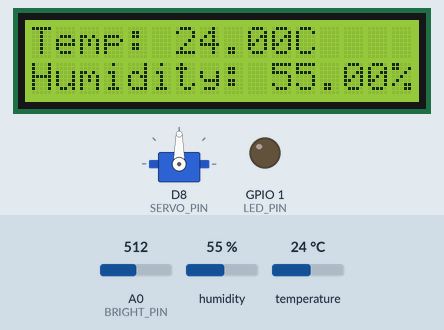
This sketch was run on a simulated ESP8266 (NodeMCU). Parts: 16×2 character LCD, servo, output pins drawn as LEDs (lit = HIGH). The test bench sets the inputs (shaded band); at power-on: A0 (BRIGHT_PIN) = 512, humidity 55 %, temperature 24 °C. WiFi joins after 1.5 s; servers stay silent unless stated; the Firebase database answers and starts empty; what the sketch prints to the serial monitor is not drawn.

Above: at 3.2 s.
At 24.7 s:
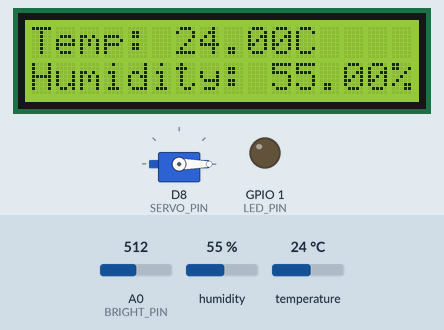
Timing chart, 0 to 26.2 s (numbered marks = the images above):
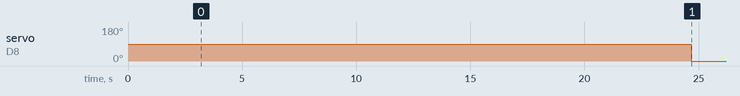

Measured:
- by itself, servo on D8 (SERVO_PIN): 90° → 0° at 24.7 s

The sketch:

project.ino
```cpp
#include <ESP8266WiFi.h>  // WIFI
#include <Firebase_ESP_Client.h>  // Firebase
#include <addons/RTDBHelper.h>  // Firebase
#include "DHT.h"  //DHT
#include <Wire.h> //LCD
#include <LiquidCrystal_I2C.h>  //LCD
#include <Servo.h>  // 서보

#define WIFI_SSID "와이파이 이름"
#define WIFI_PASSWORD "비밀번호"
#define DATABASE_URL "https:" // RTDB의 URL
#define DATABASE_SECRET ""    // RTDB의 비밀번호
#define BRIGHT_PIN A0
#define DHT_PIN D7
#define DHTTYPE DHT11
#define LED_PIN D10
#define SERVO_PIN D8

Servo myservo;
DHT dht(DHT_PIN, DHTTYPE);
LiquidCrystal_I2C lcd(0x27, 16, 2);
int readLEDstate = LOW;
int readServostate = 0;

FirebaseData fbdo;
FirebaseAuth auth;
FirebaseConfig config;
unsigned long dataMillis = 0;

void setup(){
  Serial.begin(9600);
  dht.begin();
  lcd.init();
  lcd.backlight();
  WiFi.begin(WIFI_SSID, WIFI_PASSWORD);
  myservo.attach(SERVO_PIN);

  while (WiFi.status() != WL_CONNECTED) {
    Serial.print(".");
    delay(1000);
  }

  Serial.println("");
  Serial.println("WiFi connected.");
  Serial.println("IP address: ");
  Serial.println(WiFi.localIP());
  Serial.println();

  Serial.printf("Firebase Client v%s\n\n", FIREBASE_CLIENT_VERSION);
  config.database_url = DATABASE_URL;
  config.signer.tokens.legacy_token = DATABASE_SECRET;
  Firebase.reconnectWiFi(true);
  Firebase.begin(&config, &auth);
  delay(1000);
  pinMode(LED_PIN, OUTPUT);
}

void loop(){

  lcd.clear(); // 화면을 지워줍니다.
  lcd.setCursor(0, 0); // 첫 번째 줄로 커서 이동
  lcd.print("Temp: ");
  lcd.print(dht.readTemperature());
  lcd.print("C");
  lcd.setCursor(0, 1); // 두 번째 줄로 커서 이동
  lcd.print("Humidity: ");
  lcd.print(dht.readHumidity());
  lcd.print("%");

  if (millis() - dataMillis > 2000) {
    dataMillis = millis();

    if(Firebase.RTDB.setInt(&fbdo, "/bright", analogRead(A0))){
      delay(5000);

      if( Firebase.RTDB.getInt(&fbdo, "/bright"))
      {
        String temp = fbdo.to<const char *>();
        int brightness = temp.toInt();
        Serial.print("brightness : ");
        Serial.println(brightness);
      } else Serial.println(fbdo.errorReason().c_str());
    }
    if(Firebase.RTDB.setInt(&fbdo, "/humidity", dht.readHumidity())){
      delay(5000);

      if( Firebase.RTDB.getInt(&fbdo, "/humidity"))
      {
        String temp = fbdo.to<const char *>();
        int humidity = temp.toInt();
        Serial.print("humidity : ");
        Serial.println(humidity);
      } else Serial.println(fbdo.errorReason().c_str());
    }
    if(Firebase.RTDB.setInt(&fbdo, "/temperature", dht.readTemperature())){
      delay(5000);

      if( Firebase.RTDB.getInt(&fbdo, "/temperature"))
      {
        String temp = fbdo.to<const char *>();
        int temperature = temp.toInt();
        Serial.print("temperature : ");
        Serial.println(temperature);
      } else Serial.println(fbdo.errorReason().c_str());
    }
    if(Firebase.RTDB.getInt(&fbdo, "/ledcontrol/ledauto")){
      String temp = fbdo.to<const char *>();
      int ledauto = temp.toInt();
      if(ledauto == 1){
        if( dht.readHumidity() > 50)
        {
          Firebase.RTDB.setInt(&fbdo, "/ledcontrol/ledautoval", 0);
        } else Firebase.RTDB.setInt(&fbdo, "/ledcontrol/ledautoval", 1);

        if( Firebase.RTDB.getInt(&fbdo, "/ledcontrol/ledautoval")) {
          String temp = fbdo.to<const char *>();
          readLEDstate = temp.toInt();
          Serial.print("LED state: ");
          Serial.println(readLEDstate);
        } else Serial.println(fbdo.errorReason().c_str());

        digitalWrite(LED_PIN, readLEDstate);
        delay(5000);
      }
      else{
        if( Firebase.RTDB.getInt(&fbdo, "/ledcontrol/ledsetval")) {
          String temp = fbdo.to<const char *>();
          readLEDstate = temp.toInt();
          Serial.print("LED state: ");
          Serial.println(readLEDstate);
        } else Serial.println(fbdo.errorReason().c_str());

        digitalWrite(LED_PIN, readLEDstate);
        delay(5000);
      }
    }
    if(Firebase.RTDB.getInt(&fbdo, "/servocontrol/servoauto")){
      String temp = fbdo.to<const char *>();
      int ledauto = temp.toInt();
      if(ledauto == 1){
        if( dht.readTemperature() > 26 && analogRead(A0) > 900)
        {
          Firebase.RTDB.setInt(&fbdo, "/servocontrol/servoautoval", 0);
        } else Firebase.RTDB.setInt(&fbdo, "/servocontrol/servoautoval", 90);

        if( Firebase.RTDB.getInt(&fbdo, "/servocontrol/servoautoval")) {
          String temp = fbdo.to<const char *>();
          readServostate = temp.toInt();
          Serial.print("Servo state: ");
          Serial.println(readServostate);
        } else Serial.println(fbdo.errorReason().c_str());

        myservo.write(readServostate);
        delay(5000);
      }
      else{
        if( Firebase.RTDB.getInt(&fbdo, "/servocontrol/servosetval")) {
          String temp = fbdo.to<const char *>();
          readServostate = temp.toInt();
          Serial.print("SERVO state: ");
          Serial.println(readServostate);
        } else Serial.println(fbdo.errorReason().c_str());

        myservo.write(readServostate);
        delay(5000);
      }
    }
  }
}
```
